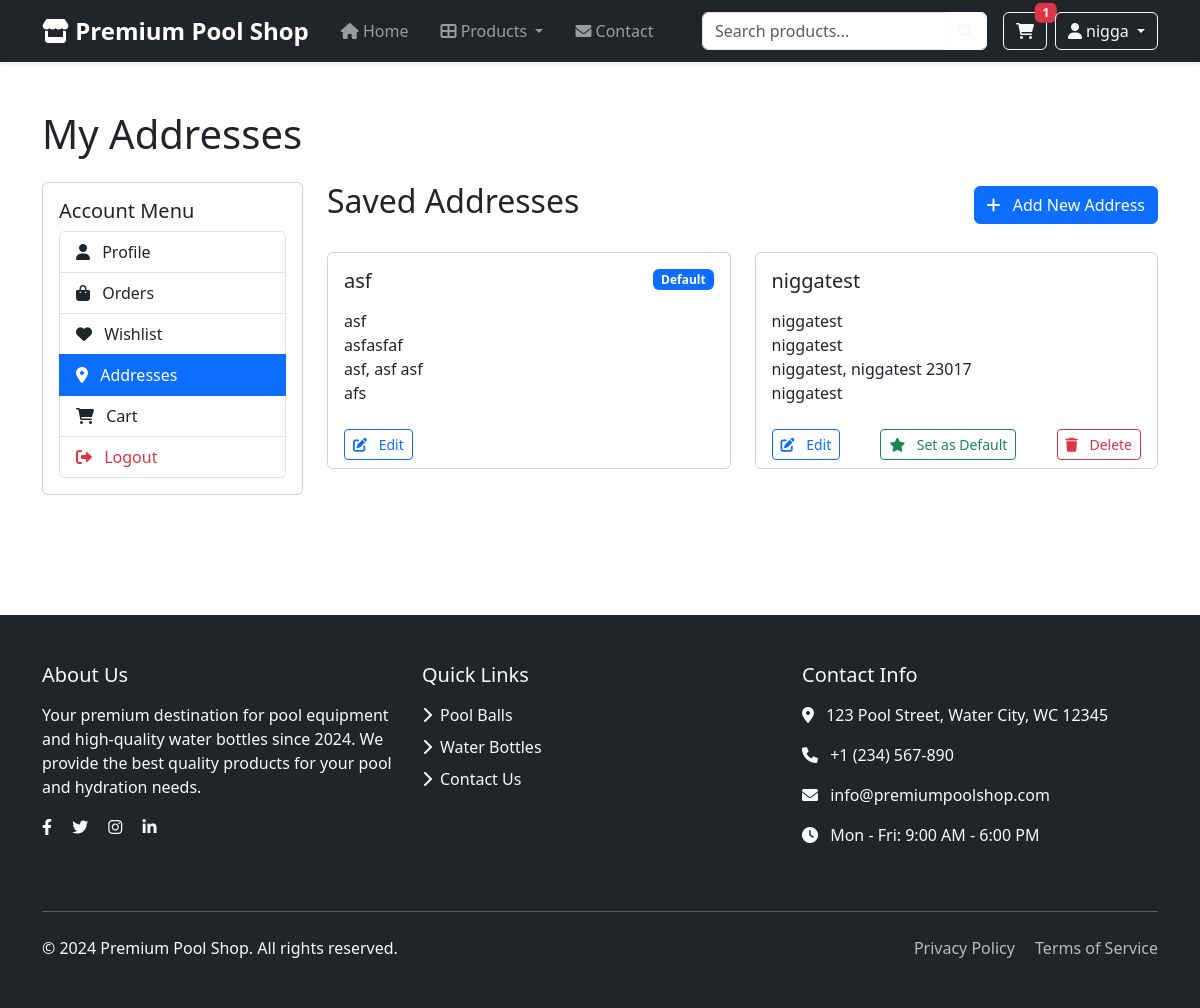
Before: /addresses/addresses.php (signed in) with the older database file.
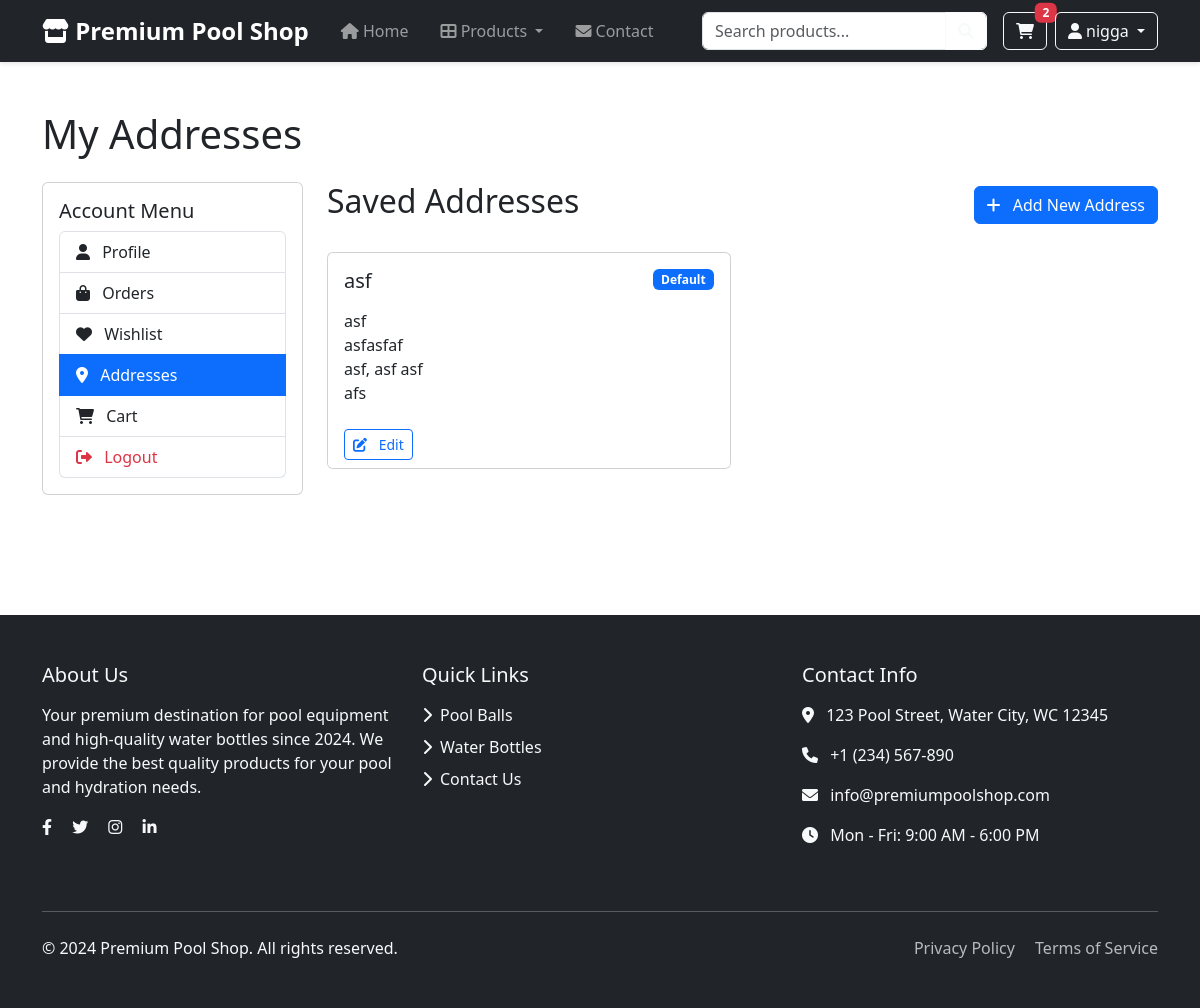
After: the same page with the newer database file.
### tables this page shows
CREATE TABLE `addresses` (
  `id` int(11) NOT NULL,
  `user_id` int(11) NOT NULL,
  `address_name` varchar(100) NOT NULL,
  `address_line1` varchar(255) NOT NULL,
  `address_line2` varchar(255) DEFAULT NULL,
  `city` varchar(100) NOT NULL,
  `state` varchar(100) NOT NULL,
  `postal_code` varchar(20) NOT NULL,
  `country` varchar(100) NOT NULL,
  `is_default` tinyint(1) DEFAULT 0
);

### includes/config/session.php (called while the page is built, shortened)
<?php
function isLoggedIn() {
    return isset($_SESSION['user_id']);
}
?>

### addresses/addresses.php (the view, shortened to what the changed rows need)
<?php
require_once __DIR__ . "/../includes/config/database.php";
require_once __DIR__ . "/../includes/config/session.php";
$addresses_sql = "SELECT * FROM addresses WHERE user_id = ? ORDER BY is_default DESC";
$addresses_stmt = mysqli_prepare($conn, $addresses_sql);
mysqli_stmt_bind_param($addresses_stmt, "i", $_SESSION['user_id']);
mysqli_stmt_execute($addresses_stmt);
$addresses_result = mysqli_stmt_get_result($addresses_stmt);
include __DIR__ . '/../includes/components/header.php';
?>
<div class="container py-5">
    <h1 class="mb-4">My Addresses</h1>
    <div class="row">
        <div class="col-md-9">
            <div class="d-flex justify-content-between align-items-center mb-4">
                <h2>Saved Addresses</h2>
            </div>
            <?php if (mysqli_num_rows($addresses_result) > 0): ?>
                <div class="row">
                    <?php while ($address = mysqli_fetch_assoc($addresses_result)): ?>
                        <div class="col-md-6 mb-4">
                            <div class="card h-100">
                                <div class="card-body">
                                    <div class="d-flex justify-content-between align-items-start mb-3">
                                        <h5 class="card-title mb-0"><?php echo htmlspecialchars($address['address_name']); ?></h5>
                                        <?php if ($address['is_default']): ?>
                                            <span class="badge bg-primary">Default</span>
                                        <?php endif; ?>
                                    </div>
                                    <p class="card-text">
                                        <?php echo htmlspecialchars($address['address_line1']); ?><br>
                                        <?php if ($address['address_line2']): ?>
                                            <?php echo htmlspecialchars($address['address_line2']); ?><br>
                                        <?php endif; ?>
                                        <?php echo htmlspecialchars($address['city']); ?>, <?php echo htmlspecialchars($address['state']); ?> <?php echo htmlspecialchars($address['postal_code']); ?><br>
                                        <?php echo htmlspecialchars($address['country']); ?>
                                    </p>
                                </div>
                                <div class="card-footer bg-white border-top-0">
                                    <div class="d-flex justify-content-between">
                                        <button type="button" class="btn btn-outline-primary btn-sm edit-address"
                                                data-bs-toggle="modal"
                                                data-bs-target="#editAddressModal"
                                                data-address-id="<?php echo $address['id']; ?>"
                                                data-address-name="<?php echo htmlspecialchars($address['address_name']); ?>"
                                                data-address-line1="<?php echo htmlspecialchars($address['address_line1']); ?>"
                                                data-address-line2="<?php echo htmlspecialchars($address['address_line2']); ?>"
                                                data-city="<?php echo htmlspecialchars($address['city']); ?>"
                                                data-state="<?php echo htmlspecialchars($address['state']); ?>"
                                                data-postal-code="<?php echo htmlspecialchars($address['postal_code']); ?>"
                                                data-country="<?php echo htmlspecialchars($address['country']); ?>"
                                                data-is-default="<?php echo $address['is_default']; ?>">
                                            <i class="fas fa-edit me-2"></i> Edit
                                        </button>
                                        <?php if (!$address['is_default']): ?>
                                            <form action="set_default_address.php" method="POST" class="d-inline">
                                                <button type="submit" class="btn btn-outline-success btn-sm">
                                                    <i class="fas fa-star me-2"></i> Set as Default
                                                </button>
                                            </form>
                                            <form action="delete_address.php" method="POST" class="d-inline">
                                                <button type="submit" class="btn btn-outline-danger btn-sm" onclick="return confirm('Are you sure you want to delete this address?')">
                                                    <i class="fas fa-trash me-2"></i> Delete
                                                </button>
                                            </form>
                                        <?php endif; ?>
                                    </div>
                                </div>
                            </div>
                        </div>
                    <?php endwhile; ?>
                </div>
            <?php else: ?>
                <div class="alert alert-info">
                    You haven't added any addresses yet. Click the "Add New Address" button to add your first address.
                </div>
            <?php endif; ?>
        </div>
    </div>
</div>
<?php include __DIR__ . '/../includes/components/footer.php'; ?>

### includes/components/header.php (shortened to what the changed rows need)
<?php
require_once __DIR__ . "/../config/functions.php";
require_once __DIR__ . "/../config/session.php";
$cart_count = 0;
if (isset($_SESSION['user_id'])) {
    $cart_count_sql = "SELECT COUNT(*) as count FROM cart WHERE user_id = ?";
    $cart_count_stmt = mysqli_prepare($conn, $cart_count_sql);
    mysqli_stmt_bind_param($cart_count_stmt, "i", $_SESSION['user_id']);
    mysqli_stmt_execute($cart_count_stmt);
    $cart_count_result = mysqli_stmt_get_result($cart_count_stmt);
    $cart_count = mysqli_fetch_assoc($cart_count_result)['count'];
}
?>
<!DOCTYPE html>
<html lang="en">
<head>
    <link href="https://cdn.jsdelivr.net/npm/bootstrap@5.3.0/dist/css/bootstrap.min.css" rel="stylesheet">
    <link href="https://cdnjs.cloudflare.com/ajax/libs/font-awesome/6.0.0/css/all.min.css" rel="stylesheet">
</head>
<body>
    <nav class="navbar navbar-expand-lg navbar-dark bg-dark sticky-top">
        <div class="container">
            <div class="collapse navbar-collapse" id="navbarNav">
                <div class="d-flex">
                    <a href="<?php echo isLoggedIn() ? '/E-commerce_Belingheri_Barlascini/cart/cart.php' : '/E-commerce_Belingheri_Barlascini/auth/login.php'; ?>" class="btn btn-outline-light me-2 position-relative">
                        <i class="fas fa-shopping-cart"></i>
                        <?php if($cart_count > 0): ?>
                            <span class="badge bg-danger position-absolute top-0 start-100 translate-middle"><?php echo $cart_count; ?></span>
                        <?php endif; ?>
                    </a>
                </div>
            </div>
        </div>
    </nav>
</body>
</html>

Changed rows visible on the page:
removed addresses: address_name "niggatest", address_line1 "niggatest", address_line2 "niggatest", city "niggatest", state "niggatest", postal_code "23017", country "niggatest"
Other visible differences:
$cart_count: "1" → "2"
